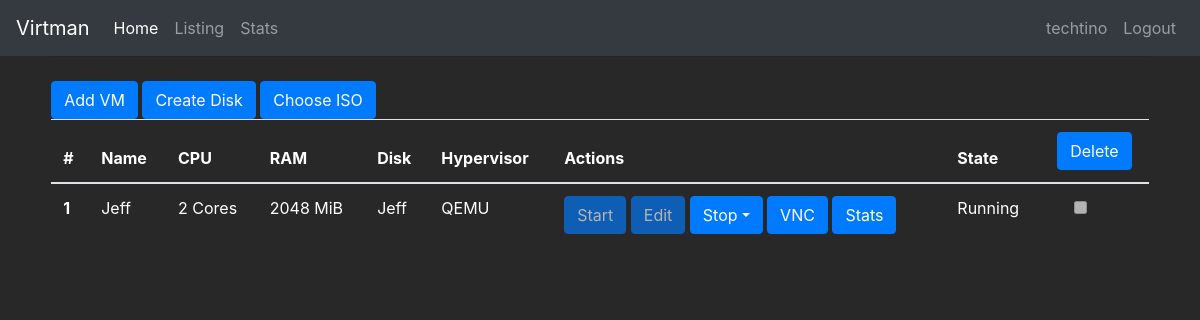
The page /manager/listing (signed in) on the database as committed earlier.
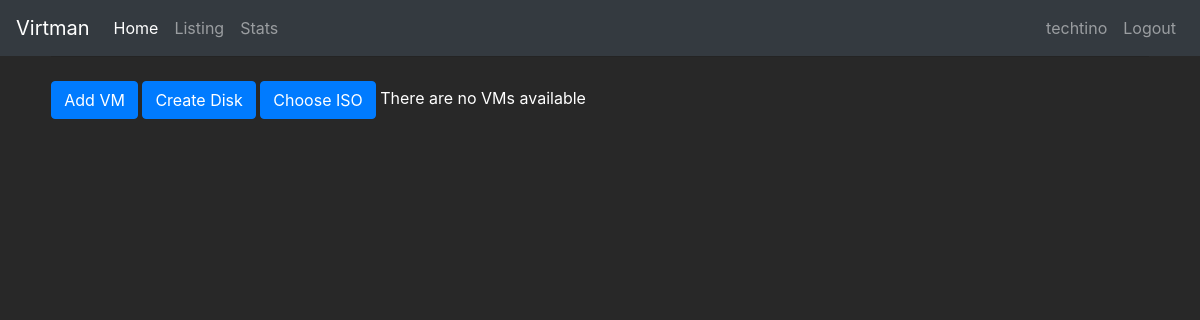
The same page on the database as committed later.
### manager/models.py (models this page shows, shortened)
class VM(models.Model):
    name = models.CharField(max_length=30)
    cpus = models.IntegerField()
    ram = models.IntegerField()
    HYPERVISOR_CHOICES = (
        ('QEMU', 'QEMU'),
        ('Virtualbox', 'Virtualbox'),
        ('VMWare', 'VMWare'),)
    hypervisor = models.CharField(max_length=30,choices=HYPERVISOR_CHOICES)
    OS = (
        ('Linux', 'Linux'),
        ('Windows', 'Windows'),
        ('Mac', 'Mac'),)
    os = models.CharField(max_length=30,choices=OS)
    state = models.CharField(max_length=3)
    storage_disk = models.ForeignKey(StorageDisk, on_delete=models.CASCADE, blank=True, null=True)
    optical_disk = models.ForeignKey(OpticalDisk, on_delete=models.CASCADE, blank=True, null=True)

class StorageDisk(models.Model):
    def __str__(self):
        return self.name
    name = models.CharField(max_length=30)
    path = models.CharField(max_length=30)
    TYPE_CHOICES = (
        ('qcow2', 'qcow2'),
        ('vhd', 'vhd'),
    )
    type = models.CharField(max_length=30,choices=TYPE_CHOICES)
    size = models.IntegerField()

### manager/views.py (the view)
# urls.py: path('listing', views.listing, name='listing'),
@login_required
def listing(request):
    VM_list = VM.objects.order_by('id')[:40]
    template = loader.get_template('listing.html')
    ip = socket.gethostname()
    context = {
        'VM_list': VM_list,
        'ip': ip,
    }
    if request.method == "POST":
        IDs = request.POST.getlist('VMs')
        for id in IDs:
            VirtualMachine = VM.objects.get(id=id)
            LibvirtManagement.delVM(VirtualMachine)
            VirtualMachine.delete()
    return HttpResponse(template.render(context, request))

### manager/templates/listing.html (shortened to what this page needs)
{% extends "base.html" %}
{% block content %}
<div class="dropdown show">
<a class="btn btn-primary" href="/manager/add">Add VM</a>
<a class="btn btn-primary" href="/manager/createDisk">Create Disk</a>
<a class="btn btn-primary" href="/manager/uploadISO">Choose ISO</a>
{% if VM_list %}
<table class="table">
  <thead>
    <tr>
      <th scope="col">#</th>
      <th scope="col">Name</th>
      <th scope="col">CPU</th>
      <th scope="col">RAM</th>
      <th scope"col">Disk</th>
      <th scope="col">Hypervisor</th>
      <th scope="col">Actions</th>
      <th scope="col">State</th>
      <th scope="col" style="text-align: center"><button type="submit" class="btn btn-primary" form="delete_form">Delete</button></th>
    </tr>
  </thead>
  <tbody>
    {% for vm in VM_list %}
        <tr>
        <th scope="row">{{ forloop.counter}}</th>
        <td>{{vm.name}}</td>
        <td>{{vm.cpus}} Cores</td>
        <td>{{vm.ram}} MiB</td>
        <td>{{vm.storage_disk}}</td>
        <td>{{vm.hypervisor}}</td>
        <td>
        {% if vm.state == 'ON' %}
        <button type="button" class="btn btn-primary" disabled>Start</button>
        <button type="button" class="btn btn-primary" disabled>Edit</button>
        <button class="btn btn-primary dropdown-toggle" type="button" id="dropdownMenuButton" data-toggle="dropdown" aria-haspopup="true" aria-expanded="false">Stop</button>
        <a class="btn btn-primary" href="/manager/{{ vm.id }}/vnc?host={{ip}}&port=6080&autoconnect=true">VNC</a>
        <a class="btn btn-primary" href="/manager/{{ vm.id }}/viewStats">Stats</a>
        {% endif %}
        {% if vm.state == "ON" %}
        <td>Running</td>
        <td style="text-align: center"><input class="form-check-input" type="checkbox" disabled></td>
        {% else %}
        <td>Stopped</td>
        <td style="text-align: center"><input class="form-check-input" form="delete_form" type="checkbox" value="{{ vm.id }}" id="{{ vm.id }}" name="VMs"></td>
        {% endif %}
        </td>
        </tr>
    {% endfor %}
  </tbody>
</table>
{% else %}
There are no VMs available
{% endif %}
{% endblock content %}

Rows that differ between the two databases and show on the page:
removed VM: name "Jeff", cpus "2", ram "2048", storage_disk "Jeff", hypervisor "QEMU"
Other text that changed with them:
text no longer shown: "# Name CPU RAM Disk Hypervisor Actions State Delete"
text now shown: "There are no VMs available"
